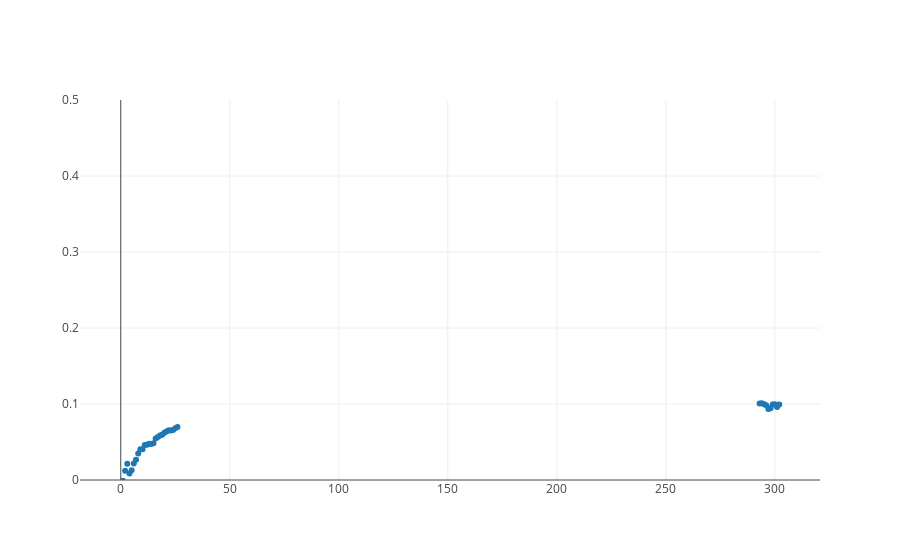

The notebook cell this image was saved under:
### Code cell
trace_dropped_lower = trace_values(x_values, y_values)
plot([trace_dropped_lower], {'yaxis': {'range': [0, .5]}})

### Figure 1 — Plotly figure (JSON) as saved in the notebook; plotly's stock layout.template omitted (floating-point values rounded to 4 significant figures; data arrays with more than 128 entries replaced by an {"elided": "..."} marker saying what was removed)
{"data": [{"mode": "markers", "name": "data", "text": [], "type": "scatter", "uid": "f54c8a62-b45a-41ac-a39c-8dfbb15f7c35", "x": {"elided": "303 int values"}, "y": {"elided": "303 float values"}}], "layout": {"autosize": true, "xaxis": {"autorange": true, "range": [-18.69, 320.7], "type": "linear"}, "yaxis": {"range": [0, 0.5], "type": "linear"}}}
